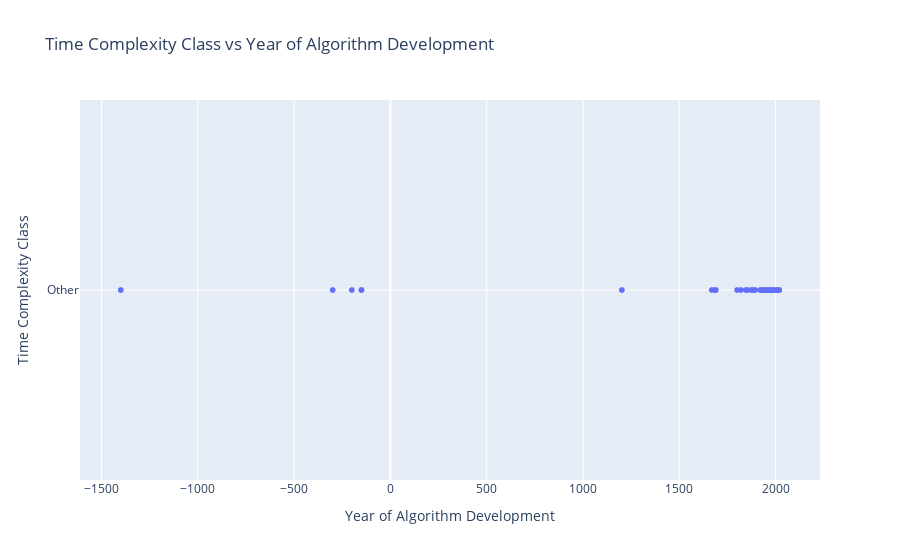

The code cell stored with this chart in its notebook:
### Code cell
import plotly.express as px

# Define the list of standard time complexity classes
standard_classes = ["1", "n", "n log n", "n^2", "n^3", "2^n", "n!"]

# Add a new column 'Simplified Complexity Class' that contains the same value as 'Time Complexity Class' for standard classes and 'Other' for non-standard classes
data['Simplified Complexity Class'] = data['Time Complexity Class'].apply(lambda x: x if x in standard_classes else 'Other')

# Create a scatterplot of 'Year' vs 'Simplified Complexity Class'
fig = px.scatter(data, x='Year', y='Simplified Complexity Class',
                 title='Time Complexity Class vs Year of Algorithm Development',
                 labels={'Year':'Year of Algorithm Development', 'Simplified Complexity Class':'Time Complexity Class'})

fig.show()

### Figure 1 — Plotly figure (JSON) as saved in the notebook; plotly's stock layout.template omitted (floating-point values rounded to 4 significant figures; data arrays with more than 128 entries replaced by an {"elided": "..."} marker saying what was removed)
{"data": [{"hovertemplate": "Year of Algorithm Development=%{x}<br>Time Complexity Class=%{y}<extra></extra>", "legendgroup": "", "marker": {"color": "#636efa", "symbol": "circle"}, "mode": "markers", "name": "", "showlegend": false, "type": "scattergl", "x": {"elided": "1016 int values"}, "xaxis": "x", "y": {"elided": "1016 str values"}, "yaxis": "y"}], "layout": {"legend": {"tracegroupgap": 0}, "title": {"text": "Time Complexity Class vs Year of Algorithm Development"}, "xaxis": {"anchor": "y", "domain": [0, 1], "title": {"text": "Year of Algorithm Development"}}, "yaxis": {"anchor": "x", "domain": [0, 1], "title": {"text": "Time Complexity Class"}}}}
